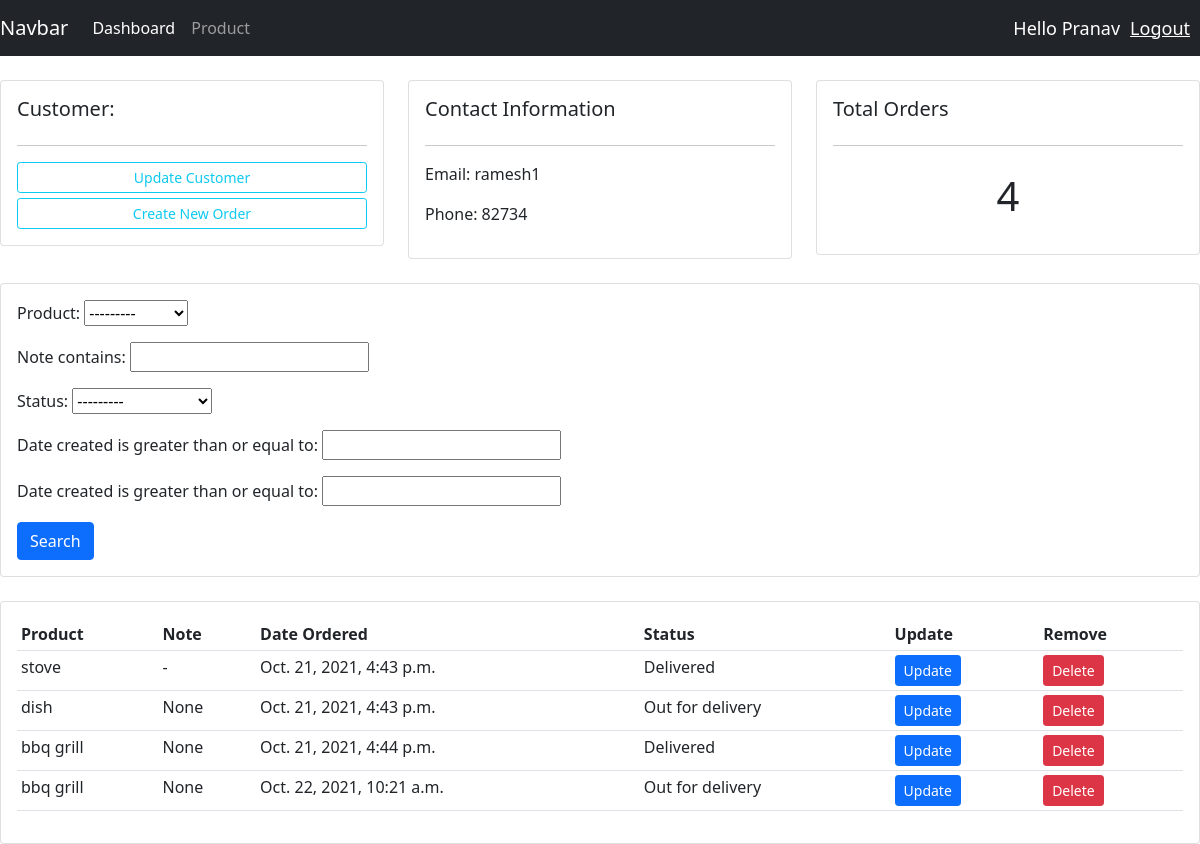
/customer/2 (signed in), run on the app's committed database.
### cms_app/models.py (models this page shows, shortened)
class Customer(models.Model):
    user=models.OneToOneField(User,on_delete=models.CASCADE,null=True,blank=True)
    name=models.CharField(max_length=100,null=True)
    phone=models.IntegerField(null=True)
    email=models.EmailField(max_length=100,null=True)
    profile_pic=models.ImageField(default='profile1.jpg',null=True,blank=True)
    Date_created=models.DateTimeField(auto_now_add=True,null=True)

class Order(models.Model):
    STATUS=(
        ('Pending','Pending'),
        ('Out for delivery','Out for delivery'),
        ('Delivered','Delivered')
    )
    customer=models.ForeignKey(Customer,on_delete=models.SET_NULL,null=True)
    product=models.ForeignKey(Product,on_delete=models.SET_NULL,null=True)
    date_created=models.DateTimeField(auto_now_add=True,null=True)
    note=models.CharField(max_length=300,null=True)
    status=models.CharField(max_length=100,null=True,choices=STATUS)

class Product(models.Model):
    CATEGORY=(
        ('Indoor','Indoor'),
        ('Outdoor','Outdoor')
    )
    name=models.CharField(max_length=100,null=True)
    price=models.FloatField(null=True)
    category=models.CharField(max_length=100,null=True,choices=CATEGORY)
    desc=models.CharField(max_length=100,null=True,blank=True)
    date_created=models.DateTimeField(auto_now_add=True,null=True)
    tags=models.ManyToManyField(Tag)
    def __str__(self):
        return self.name

### cms_app/decorators.py (the view)
         def wrapper_func(request,*args, **kwargs):
             group=None
             if request.user.groups.exists():
                 group=request.user.groups.all()[0].name
             if group in allowed_roles:
                return view_func(request,*args, **kwargs)
             else:
                return HttpResponse("You are not authorized")

### cms_app/views.py (called while the page is built)
@login_required(login_url='login')
@allowed_user(allowed_roles=['admin'])
def customer(request,pk):
    customer=Customer.objects.get(id=pk)
    order=customer.order_set.all()
    order_count=order.count()
    filter=OrderFilter(request.GET,queryset=order)
    order=filter.qs
    context={'customer':customer,'order':order,'order_count':order_count,'filter':filter}
    return render(request,'cms_app/customer.html',context)

### cms_app/templates/cms_app/customer.html
{% extends 'cms_app/main.html' %}
    {% block content %}
    <br>
    <div class="row">
        <div class="col-md">
            <div class="card card-body">
                <h5>Customer:</h5>
                <hr>
                <a class="btn btn-outline-info  btn-sm btn-block" href="">Update Customer</a>
                <a class="btn btn-outline-info  btn-sm btn-block" style="margin-top: 5px;" href="{% url 'orderform' customer.id %}">Create New Order</a>
            </div>
        </div>
        <div class="col-md">
            <div class="card card-body">
                <h5>Contact Information</h5>
                <hr>
                <p>Email: {{customer.name}} </p>
                <p>Phone: {{customer.phone}}</p>
            </div>
        </div>
        <div class="col-md">
            <div class="card card-body">
                <h5>Total Orders</h5>
                <hr>
                <h1 style="text-align: center;padding: 10px">{{order_count}}</h1>
            </div>
        </div>
    </div>
    <br>
    <div class="row">
        <div class="col">
            <div class="card card-body">
                <form method="get">
                    {{filter.form.as_p}}
                <button class="btn btn-primary" type="submit">Search</button>
              </form>
            </div>
        </div>
    </div>
    <br>
    <div class="row">
        <div class="col-md">
            <div class="card card-body">
                <table class="table table-sm">
                    <tr>
                        <th>Product</th>
                        <th>Note</th>
                        <th>Date Ordered</th>
                        <th>Status</th>
                        <th>Update</th>
                        <th>Remove</th>
                    </tr>
                    <tr>
                    {% for order in order %}
                        <td>{{order.product}}</td>
                        <td>{{order.note}}</td>
                        <td>{{order.date_created}}</td>
                        <td>{{order.status}}</td>
                        <td><a class="btn btn-primary btn-block btn-sm" href="{% url 'updateorder' order.id %}">Update</a></td>
                        <td><a class="btn btn-danger btn-block btn-sm" href="{% url 'deleteorder' order.id %}">Delete</a></td>
                    </tr>
                    {% endfor %}
                </table>
            </div>
        </div>
    </div>
    {% endblock %}

### cms_app/templates/cms_app/navbar.html (shortened to what this page needs)
<nav class="navbar navbar-expand-lg navbar-dark bg-dark">
    <a class="navbar-brand" href="{% url 'home' %}">Navbar</a>
    <div class="collapse navbar-collapse" id="navbarNavAltMarkup">
      <div class="navbar-nav">
        {% if request.user.is_staff %}
        <a class="nav-item nav-link active" href="{% url 'home' %}">Dashboard</a>
        <a class="nav-item nav-link" href="{% url 'product' %}">Product</a>
        {% else %}
        <a class="nav-item nav-link" href="{% url 'accountsettings' %}">Settings</a>
        <a class="nav-item nav-link" href="{% url 'create_user_order' request.user.id %}">Create Order</a>
        {% endif %}
      </div>
    </div>
    <span class='spanmsg'>Hello {{request.user}}</span>
    <span><a class='spanmsg' href="{% url 'logout' %}">Logout</a></span>
</nav>

### cms_app/templates/cms_app/navbar.html (style rules this page uses)
.spanmsg { font-size: 18px; color:#fff; margin-right:10px ; }

### data on the page
Customer: name "ramesh1", phone "82734"
Order: product "stove", note "-", date_created "Oct. 21, 2021, 4:43 p.m.", status "Delivered"
Order: product "dish", note "None", date_created "Oct. 21, 2021, 4:43 p.m.", status "Out for delivery"
Order: product "bbq grill", note "None", date_created "Oct. 21, 2021, 4:44 p.m.", status "Delivered"
Order: product "bbq grill", note "None", date_created "Oct. 22, 2021, 10:21 a.m.", status "Out for delivery"

### other printed values
{{ request.user }} "Pranav"
{{ order_count }} "4"
